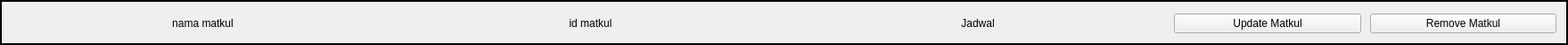
<?xml version="1.0" encoding="UTF-8"?>
<ui version="4.0">
 <class>Form</class>
 <widget class="QWidget" name="Form">
  <property name="geometry">
   <rect>
    <x>0</x>
    <y>0</y>
    <width>1759</width>
    <height>50</height>
   </rect>
  </property>
  <property name="windowTitle">
   <string>Form</string>
  </property>
  <widget class="QGroupBox" name="userDescriptionBox">
   <property name="geometry">
    <rect>
     <x>0</x>
     <y>0</y>
     <width>1759</width>
     <height>50</height>
    </rect>
   </property>
   <property name="styleSheet">
    <string notr="true">#userDescriptionBox{
	border: 2px solid black;
	padding: 0;
	margin: 0;
}</string>
   </property>
   <layout class="QHBoxLayout" name="horizontalLayout_2">
    <property name="leftMargin">
     <number>10</number>
    </property>
    <property name="topMargin">
     <number>0</number>
    </property>
    <property name="rightMargin">
     <number>10</number>
    </property>
    <property name="bottomMargin">
     <number>0</number>
    </property>
    <item>
     <widget class="QLabel" name="matkulName">
      <property name="text">
       <string>&lt;html&gt;&lt;head/&gt;&lt;body&gt;&lt;p align=&quot;center&quot;&gt;nama matkul&lt;/p&gt;&lt;/body&gt;&lt;/html&gt;</string>
      </property>
     </widget>
    </item>
    <item>
     <widget class="QLabel" name="matkulId">
      <property name="text">
       <string>&lt;html&gt;&lt;head/&gt;&lt;body&gt;&lt;p align=&quot;center&quot;&gt;id matkul&lt;/p&gt;&lt;/body&gt;&lt;/html&gt;</string>
      </property>
     </widget>
    </item>
    <item>
     <widget class="QLabel" name="matkulJadwal">
      <property name="text">
       <string>&lt;html&gt;&lt;head/&gt;&lt;body&gt;&lt;p align=&quot;center&quot;&gt;Jadwal&lt;/p&gt;&lt;/body&gt;&lt;/html&gt;</string>
      </property>
     </widget>
    </item>
    <item>
     <layout class="QHBoxLayout" name="horizontalLayout_3">
      <property name="spacing">
       <number>10</number>
      </property>
      <item>
       <widget class="QPushButton" name="matkulUpdate">
        <property name="text">
         <string>Update Matkul</string>
        </property>
       </widget>
      </item>
      <item>
       <widget class="QPushButton" name="matkulRemove">
        <property name="text">
         <string>Remove Matkul</string>
        </property>
       </widget>
      </item>
     </layout>
    </item>
   </layout>
  </widget>
 </widget>
 <resources/>
 <connections/>
</ui>
